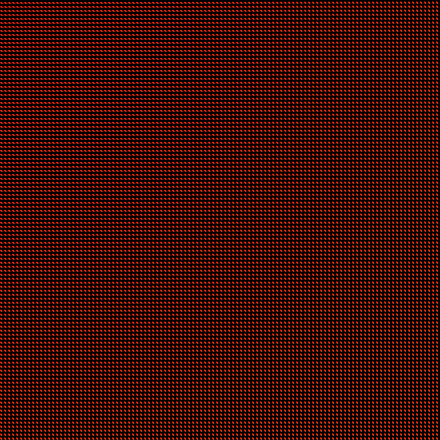
Frame 1 (no input)
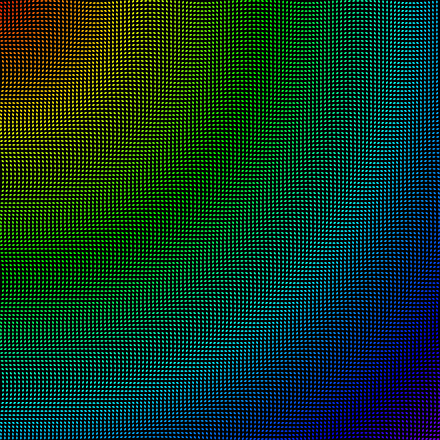
Frame 60 (the mouse pressed at the canvas centre just before this capture)
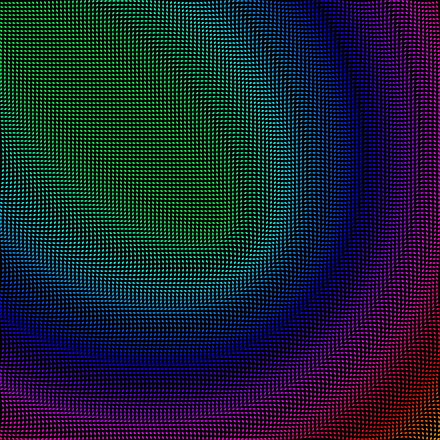
Frame 120 (the mouse held since frame 60 and released just before this capture)

The Processing sketch that drew these frames (run headless with seeded random() and noise(); from frame 60 on, the mouse is pressed at the canvas centre):

// Processing sketch: processing_5929
// ── processing_5929.pde

/**
 * no way back
 * drehende Kreissektoren mit Farbwechsel
 *
 */
  
int numBalls = 110;
float rad = 440/numBalls;
float hrad = rad / 2;
float focus = 67;

PFont fontA;

Ball[] balls = new Ball[numBalls*numBalls];

void setup() 
{
  size(440, 440);
  noStroke();
  smooth();
  colorMode(HSB, 255);
  for (int i = 0; i < numBalls; i++) {
    for (int j = 0; j < numBalls; j++)
    {
    balls[numBalls*i+j] = new Ball(i*rad+hrad,j*rad+hrad, rad, i, 1, balls);
    }
  }
}

void draw() 
{
  background(0);
  for (int i = 0; i < numBalls; i++) {
    for (int j = 0; j < numBalls; j++)
    {
    balls[numBalls*i+j].change_st();
    balls[numBalls*i+j].display();   
    }
  }
}

class Ball {
  float x, y;
  float diameter;
  float vx = random (1);
  float vy = random (1);
  float ballstatus = 0;
  int id;
  Ball[] others;
 
  Ball(float xin, float yin, float din, int idin, float ballstatin, Ball[] oin) {
    x = xin;
    y = yin;
    diameter = din;
    id = idin;
    others = oin;
    ballstatus = ballstatin;
    
  } 
  
  void change_st() {
   
      ballstatus = ballstatus + sqrt((sq(x - mouseX) + sq(y - mouseY)))*.001;
   
  }

       
    void display() {
    fill(ballstatus*5%255,255,255);
    arc(x,y,diameter,diameter,ballstatus,ballstatus+2);
  
    }
}
